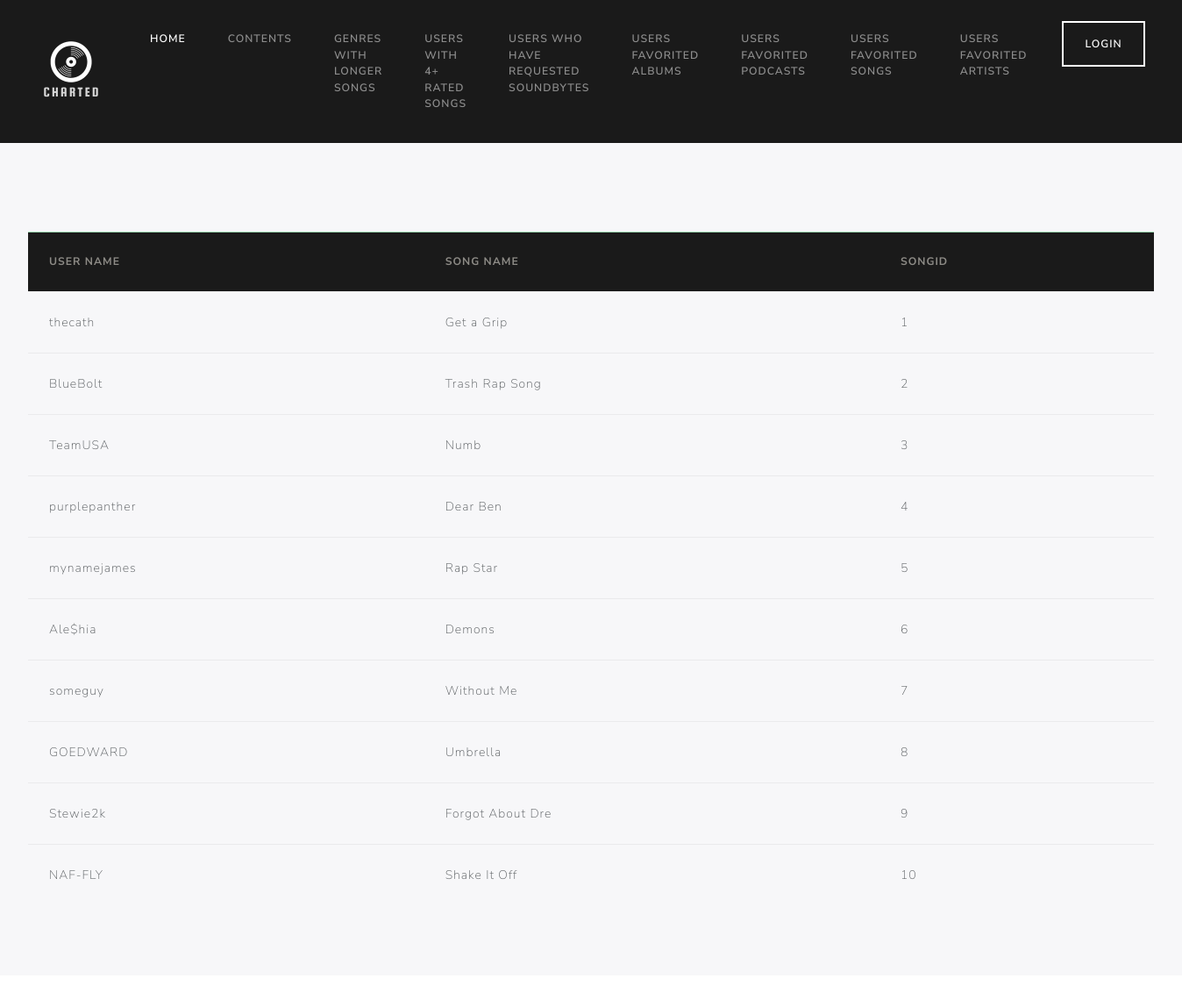
/usersfavoritesongs.php, run on the app's committed database.
### tables this page shows
CREATE TABLE Profiles (
  UserID INT NOT NULL,
  Email VARCHAR(30) DEFAULT 'Choose not to list',
  Country VARCHAR(30) DEFAULT 'Choose not to list',
  UserName VARCHAR(20) NOT NULL,
  IRLName VARCHAR(30) DEFAULT 'Choose not to list',
  Password VARCHAR(30) NOT NULL,
  PRIMARY KEY (UserID)
);

CREATE TABLE Songs (
  SongID INT NOT NULL,
  Seconds INT NOT NULL,
  SongName VARCHAR(20) NOT NULL,
  SongRating DECIMAL(3, 2) CHECK(
    SongRating >= 1
    AND SongRating <= 5
  ),
  ArtistID INT NOT NULL,
  AlbumID INT NOT NULL,
  PRIMARY KEY (SongID),
  FOREIGN KEY (ArtistID) REFERENCES Artists(ArtistID) ON DELETE CASCADE,
  FOREIGN KEY (AlbumID) REFERENCES Albums(AlbumID) ON DELETE CASCADE
);

### usersfavoritesongs.php (the view, shortened to what this page needs)
<!DOCTYPE html>
<html lang="en">
    <head>
        <link rel="stylesheet" href="https://bootswatch.com/4/lux/bootstrap.min.css">
    </head>
<body>
        <nav class="navbar navbar-expand-lg navbar-dark bg-primary">
      <div class="container-fluid">
        <a class="navbar-brand"><img id="charted-logo" src="charted-1.png"width="100px" height="100px" ></a>
        <div class="collapse navbar-collapse" id="navbarColor01">
          <ul class="navbar-nav me-auto">
            <li class="nav-item">
              <a class="nav-link active" href="index.php">Home
              </a>
            </li>
            <li class="nav-item">
              <a class="nav-link" href="contents.php">Contents</a>
            </li>
			<li class="nav-item">
              <a class="nav-link" href="longersongs.php">Genres With Longer Songs</a>
            </li>
			<li class="nav-item">
              <a class="nav-link" href="usersfourplussongs.php">Users With 4+ Rated Songs</a>
            </li>
			<li class="nav-item">
              <a class="nav-link" href="requestedsoundbites.php">Users Who Have Requested Soundbytes</a>
            </li>
			<li class="nav-item">
              <a class="nav-link" href="userfavoritealbums.php">Users Favorited Albums</a>
            </li>
			<li class="nav-item">
              <a class="nav-link" href="usersfavoritepodcast.php">Users Favorited Podcasts</a>
            </li>
			<li class="nav-item">
              <a class="nav-link" href="usersfavoritesongs.php">Users Favorited Songs</a>
            </li>
			<li class="nav-item">
              <a class="nav-link" href="usersfavoritedartists.php">Users Favorited Artists</a>
            </li>
            <li class="nav-item">
              <a class="btn btn-outline-light" href="login.php">Login</a>
            </li>
          </ul>
    			</div>
    		</div>
    	</nav>
	<div class="jumbotron">
		<form action="contents.php">
			<p>&nbsp;</p>
            <table class="table table-hover">
                <thead>
                    <tr class="table-success">
                        <th scope="col" style="background-color:#1a1a1a; color:#8d8b86">User Name</th>
                        <th scope="col" style="background-color:#1a1a1a; color:#8d8b86">Song Name</th>
                        <th scope="col" style="background-color:#1a1a1a; color:#8d8b86">SongID</th>
                    </tr>
                </thead>
                <?php
					$connection = mysqli_connect(DBHOST, DBUSER, DBPASS, DBNAME);
					$sql = " SELECT
							   Username,
							   SongName,
							   SongID
							 FROM
							   Profiles
							   INNER JOIN FavoriteSongs ON Profiles.UserID = FavoriteSongs.UserID
							   INNER JOIN Songs ON FavoriteSongs.FSongID = Songs.SongID";
                  if ($result = mysqli_query($connection, $sql))
                  {
                      while($row = mysqli_fetch_assoc($result))
                      {
              ?>
                <tr>
                    <td><?php echo $row['Username'] ?></td>
                    <td><?php echo $row['SongName'] ?></td>
                    <td><?php echo $row['SongID'] ?></td>
                </tr>
                <?php
                      }
                  }
              ?>
            </table>
        </form>
</div>
</body>
</html>

### data on the page
profiles: UserName "thecath", songs.SongName "Get a Grip", songs.SongID "1"
profiles: UserName "BlueBolt", songs.SongName "Trash Rap Song", songs.SongID "2"
profiles: UserName "TeamUSA", songs.SongName "Numb", songs.SongID "3"
profiles: UserName "purplepanther", songs.SongName "Dear Ben", songs.SongID "4"
profiles: UserName "mynamejames", songs.SongName "Rap Star", songs.SongID "5"
profiles: UserName "Ale$hia", songs.SongName "Demons", songs.SongID "6"
profiles: UserName "someguy", songs.SongName "Without Me", songs.SongID "7"
profiles: UserName "GOEDWARD", songs.SongName "Umbrella", songs.SongID "8"
profiles: UserName "Stewie2k", songs.SongName "Forgot About Dre", songs.SongID "9"
profiles: UserName "NAF-FLY", songs.SongName "Shake It Off", songs.SongID "10"
